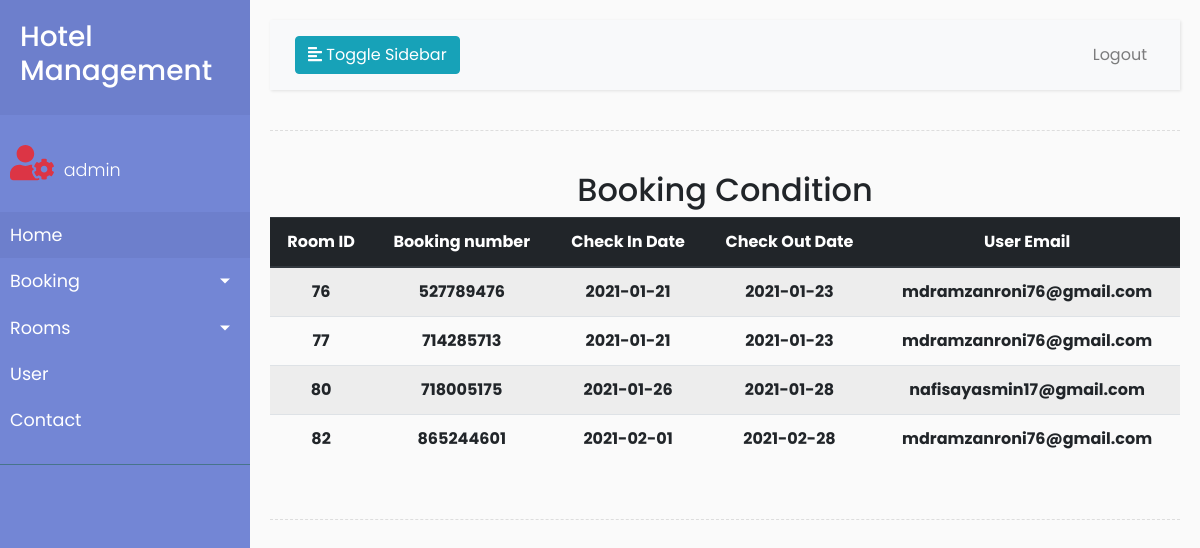
Page /admin/view_room_condition.php (signed in) on the committed database.
### tables this page shows
CREATE TABLE `room_booking` (
  `id` int(11) NOT NULL,
  `BookingNumber` bigint(12) DEFAULT NULL,
  `userEmail` varchar(200) NOT NULL,
  `roomId` int(11) DEFAULT NULL,
  `FromDate` varchar(20) DEFAULT NULL,
  `ToDate` varchar(20) DEFAULT NULL,
  `message` varchar(255) DEFAULT NULL,
  `Status` varchar(11) DEFAULT NULL,
  `PostingDate` timestamp NOT NULL DEFAULT current_timestamp(),
  `LastUpdationDate` timestamp NULL DEFAULT NULL ON UPDATE current_timestamp(),
  `payment` varchar(11) NOT NULL DEFAULT '0'
);

### admin/view_room_condition.php (the view, shortened to what this page needs)
<!DOCTYPE html>
<html>
<head>
  <link rel="stylesheet" href="https://stackpath.bootstrapcdn.com/bootstrap/4.1.0/css/bootstrap.min.css">
  <link rel="stylesheet" href="style.css">
</head>
<body>
	<div class="wrapper">
   <?php
   include_once 'side_bar.php';
   ?>
   <div id="content">
    <nav class="navbar navbar-expand-lg navbar-light bg-light">
      <div class="container-fluid">
        <button type="button" id="sidebarCollapse" class="btn btn-info">
          <i class="fas fa-align-left"></i>
          <span>Toggle Sidebar</span>
        </button>
        <div class="collapse navbar-collapse" id="navbarSupportedContent">
          <ul class="nav navbar-nav ml-auto">
            <li class="nav-item">
              <a class="nav-link" href="admin_logout.php">Logout</a>
            </li>
          </ul>
        </div>
      </div>
    </nav>
    <div class="line"></div>
    	<div class="row">
    		<div class="col-md-12 col-sm-12">
    		<table class="table table-striped table-hover">
    			<h2 align="center">Booking Condition</h2>
    			<thead class="thead-dark text-center">
    			<tr>
    				<th scope="col">Room ID</th>
    				<th scope="col">Booking number</th>
    				<th scope="col">Check In Date</th>
    				<th scope="col">Check Out Date</th>
    				<th scope="col">User Email</th>
    			</tr>
    			</thead>
    			<?php
    				$sql=$conn->query("SELECT * FROM room_booking");
    				while ($row=mysqli_fetch_array($sql))
    				 {
    					?>
    					<tr class="text-center">
    						<th><?php echo $row['roomId']; ?></th>
    						<th><?php echo $row['BookingNumber']; ?></th>
    						<th><?php echo $row['FromDate']; ?></th>
    						<th><?php echo $row['ToDate']; ?></th>
    						<th><?php echo $row['userEmail']; ?></th>
    					<?php
    				}
    			?>
    		</table>
    	</div>
    	</div>
    <div class="line"></div>
</body>
</html>

### admin/style.css (style rules this page uses)
body { font-family: 'Poppins', sans-serif; background: #fafafa; }
a, a:hover, a:focus { color: inherit; text-decoration: none; transition: all 0.3s; }
.navbar { padding: 15px 10px; background: #fff; border: none; border-radius: 0; margin-bottom: 40px; box-shadow: 1px 1px 3px rgba(0, 0, 0, 0.1); }
.line { width: 100%; height: 1px; border-bottom: 1px dashed #ddd; margin: 40px 0; }
.wrapper { display: flex; width: 100%; align-items: stretch; }
#content { width: 100%; padding: 20px; min-height: 100vh; transition: all 0.3s; }

### rows in the picture
room_booking: roomId "76", BookingNumber "527789476", FromDate "2021-01-21", ToDate "2021-01-23", userEmail "mdramzanroni76@gmail.com"
room_booking: roomId "77", BookingNumber "714285713", FromDate "2021-01-21", ToDate "2021-01-23", userEmail "mdramzanroni76@gmail.com"
room_booking: roomId "80", BookingNumber "718005175", FromDate "2021-01-26", ToDate "2021-01-28", userEmail "nafisayasmin17@gmail.com"
room_booking: roomId "82", BookingNumber "865244601", FromDate "2021-02-01", ToDate "2021-02-28", userEmail "mdramzanroni76@gmail.com"

### other values in the picture
$user "admin"
